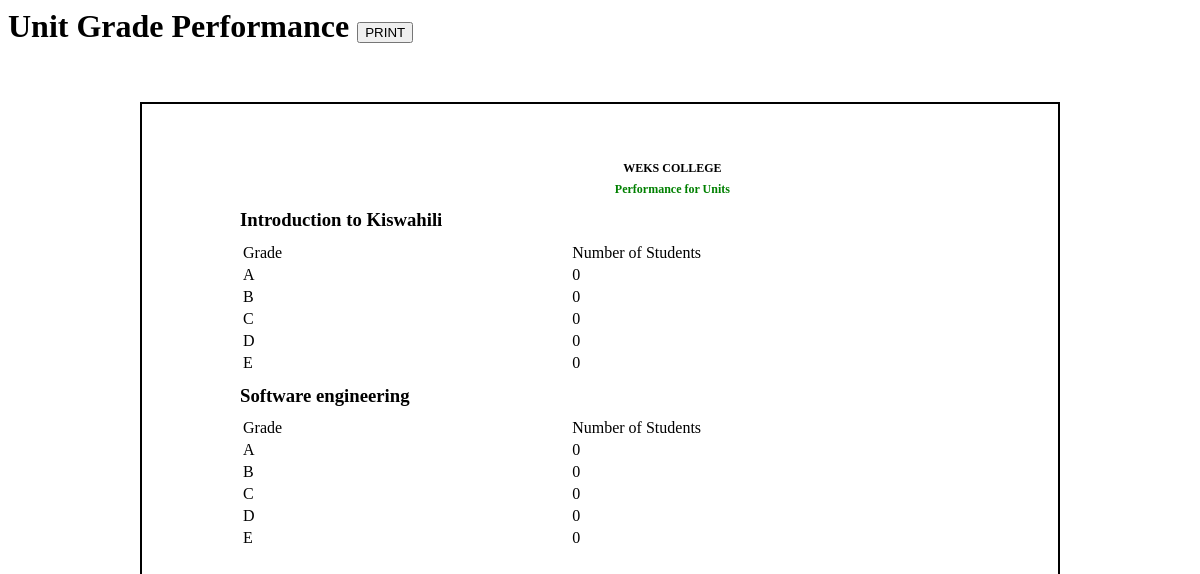
Before: /unit_grades.php (signed in) with the older database file.
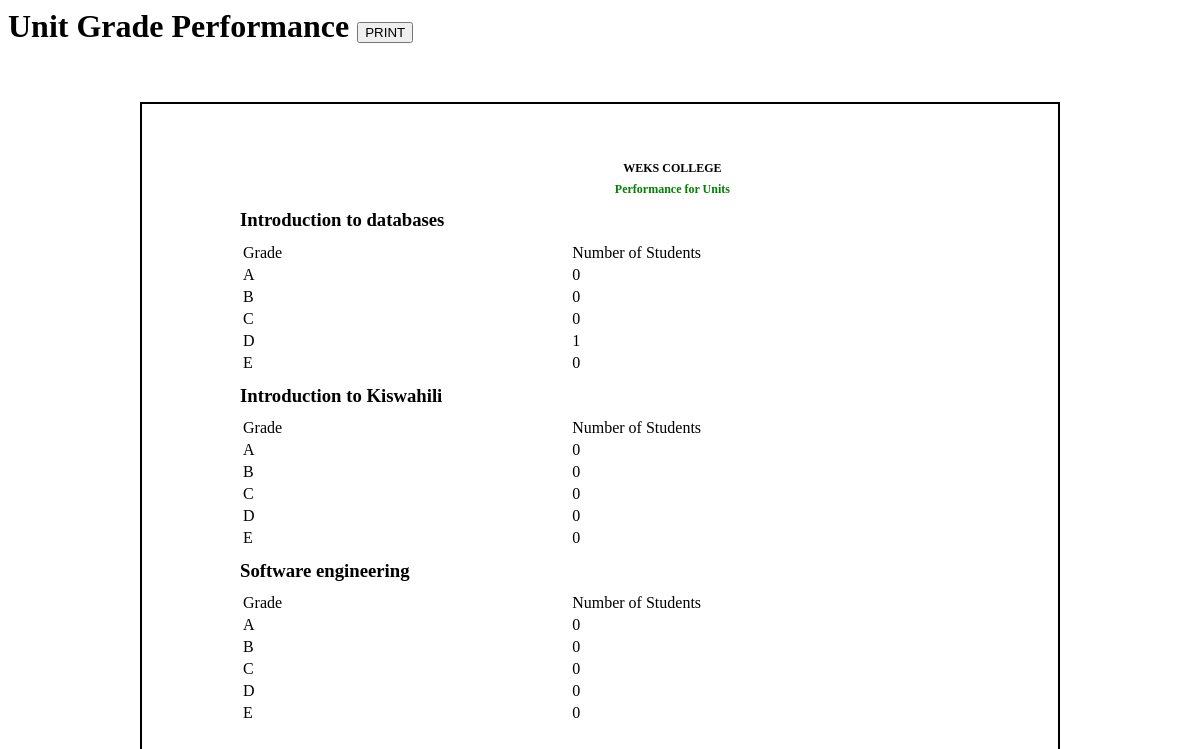
After: the same page with the newer database file.
### tables this page shows
CREATE TABLE `subjects` (
  `SUBJECT_ID` int(11) NOT NULL,
  `SUBJECT` varchar(100) NOT NULL,
  `FOR` int(10) DEFAULT NULL,
  `DESCRIPTION` text NOT NULL,
  `LECTURER` int(10) NOT NULL,
  `study_year` int(10) NOT NULL DEFAULT 1,
  `grade` int(10) NOT NULL DEFAULT 1,
  `semester` int(10) DEFAULT NULL
);

### unit_grades.php (the view, shortened to what this page needs)
          <h1 class="page-header">Unit Grade Performance      <button type="text" class="btn btn-info" onclick="printContent('stud')" >
    <i class="glyphicon glyphicon-print"></i>PRINT</button>
</h1>
          <div class="container">
          <div class="row">
    <br> <br>
       <div class="col-md-8" id="stud" style="padding:50px">
       <div style="margin-left:.5in;margin-right:.5in;margin-top:.1in;margin-bottom:.1in;line-height:1mm;">
       <table>
  <tr>
    <td style="width:20%;">
    </td>
    <td style="width:800px;font-size:12px;line-height:1mm;text-align:center" >
    <p><b>WEKS COLLEGE</b></p>
    <p style="padding:5px; font-weight: bold; color:green" >Performance for Units</p>
    </td>
  </tr>
</table>
<?php
include 'db.php';
$user_id=$_SESSION['ID'];
$query=$conn->query("SELECT * from subjects WHERE LECTURER='$user_id'");
while($row1=mysqli_fetch_array($query)){
?>
<h3> <?php echo $row1['SUBJECT'] ?></h3>
  <table id="students" class="table table-bordered" >
    <thead>
      <tr id="heads">
        <td style="width:20%">Grade</th>
        <td style="width:20%">Number of Students</th>
      </tr>
    </thead>
    <tbody>
    <?php
    include 'db.php';
    $subject_id=$row1['SUBJECT_ID'];
    $marks=$conn->query("SELECT marks from registered_units where unit='$subject_id'");
    $a=0;
    $b=0;
    $c=0;
    $d=0;
    $e=0;
    while($m=mysqli_fetch_array($marks)){
      $grade=calculate_grade($m['marks']);
      if($grade=="A"){
        $a=$a+1;
      }
      else if($grade=="B"){
        $b=$b+1;
      }
      else if($grade=="C"){
        $c=$c+1;
      }
      else if($grade=="D"){
        $d=$d+1;
      }
      else if($grade=="E"){
        $e=$e+1;
      }
    }
    ?>
      <tr>
        <td>A</td>
        <td><?php echo $a ?></td>
      </tr>
      <tr>
        <td>B</td>
        <td><?php echo $b ?></td>
      </tr>
      <tr>
        <td>C</td>
        <td><?php echo $c ?></td>
      </tr>
      <tr>
        <td>D</td>
        <td><?php echo $d ?></td>
      </tr>
      <tr>
        <td>E</td>
        <td><?php echo $e ?></td>
      </tr>
    </tbody>
  </table>
<?php } ?>
</div>
</div>
</div>
 </div>

Changed rows visible on the page:
now on this page (row edited): subjects: SUBJECT "Introduction to databases", a "0", b "0", c "0", d "1", e "0"
